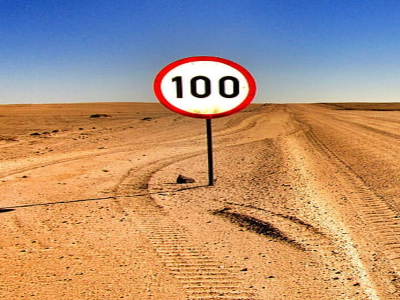
#> input picture code/Q2imageA.png, 400 x 300 px
$ python question2.py
#> lines starting #> are read from the running program, lines starting #| are printed output that depends on the picture
import cv2
import numpy as np

# importing both images and detecting all features
# originally planned to use SIFT, but according to OpenCV that is currently patented and ORB didn't work well so BRISK
image_a = cv2.imread('Q2imageA.png')
#> image_a is the input picture: shape (300, 400, 3); mean B, G, R 120.7, 145.8, 179.1
image_b = cv2.imread('Q2imageB.png')
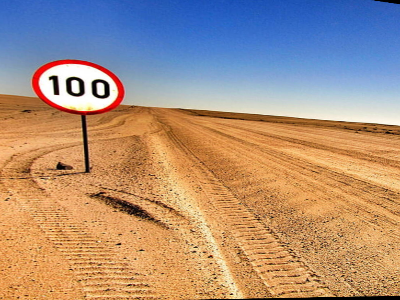
#> input picture code/Q2imageB.png, 400 x 300 px
#> image_b is the input picture: shape (300, 400, 3); mean B, G, R 125.8, 144.8, 171.5
detect = cv2.BRISK_create()

kp_a, coord_a = detect.detectAndCompute(image_a, None)
#> kp_a = 1639 keypoints; strongest (x, y, size): (179, 95, 23.9), (177, 79, 31.5), (173, 80, 18), (193, 79, 31.4)
kp_b, coord_b = detect.detectAndCompute(image_b, None)
#> kp_b = 1859 keypoints; strongest (x, y, size): (50, 78, 13.9), (53, 77, 27.7), (56, 92, 22.2), (56, 91, 32.3)


# Brute force matcher to match features to each other from different perspectives
bfm = cv2.BFMatcher_create(cv2.NORM_HAMMING, True)
matches = bfm.match(coord_a, coord_b)
#> matches = 666 matches
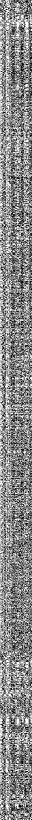
#> coord_a: shape (1639, 64) (shown at 1/2 size); min 0, max 255, mean 136
test = cv2.drawMatches(image_a, kp_a, image_b, kp_b, matches, None)
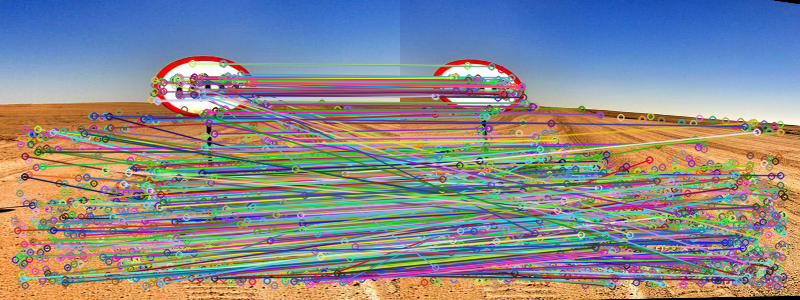
#> test: shape (300, 800, 3); mean B, G, R 140.4, 137.5, 138.6

# selects the best 25 matches and puts them into an array of a and b points
n = 25
if n > len(matches):
    n = len(matches)
top_matches = sorted(matches, key=lambda x: x.distance)[:n]
#> top_matches = 25 matches

a_points = np.array([kp_a[match.queryIdx].pt for match in top_matches])
#> a_points = 25 pairs, first value 143.6 to 365.4, second value 63.31 to 275.1
b_points = np.array([kp_b[match.trainIdx].pt for match in top_matches])
#> b_points = 25 pairs, first value 25.13 to 216.7, second value 65.29 to 249

# finds homography matrix, warps images, and then stitches one on top of the other
H, stat = cv2.findHomography(b_points, a_points)
#> H = [[0.98, -0.0663, 123.7], [-0.124, 1.08, -0.994], [-0.000395, -0.000158, 1]]; stat = 25 values from 1 to 1
warped = cv2.warpPerspective(image_b, H, (image_a.shape[1]*5//3, image_a.shape[0]*4//3))
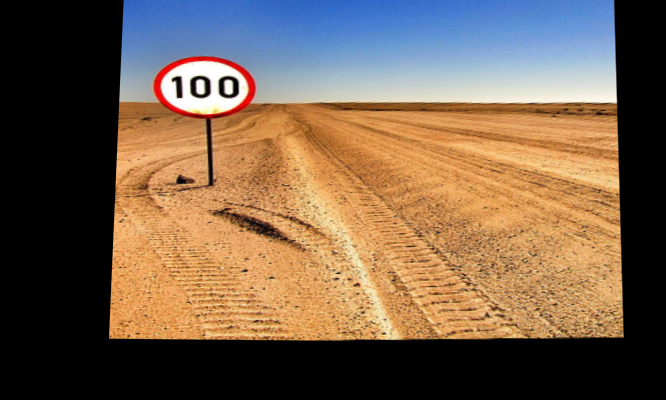
#> warped: shape (400, 666, 3); mean B, G, R 76.7, 96.3, 118.4
warped[0:image_a.shape[0], 0:image_a.shape[1]] = image_a
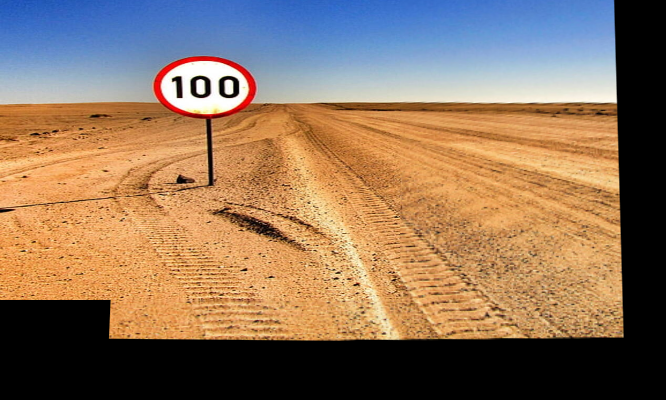
#> warped: shape (400, 666, 3); mean B, G, R 92.8, 115.6, 142.2


cv2.imshow('Stitched Image', warped)
cv2.waitKey(0)
